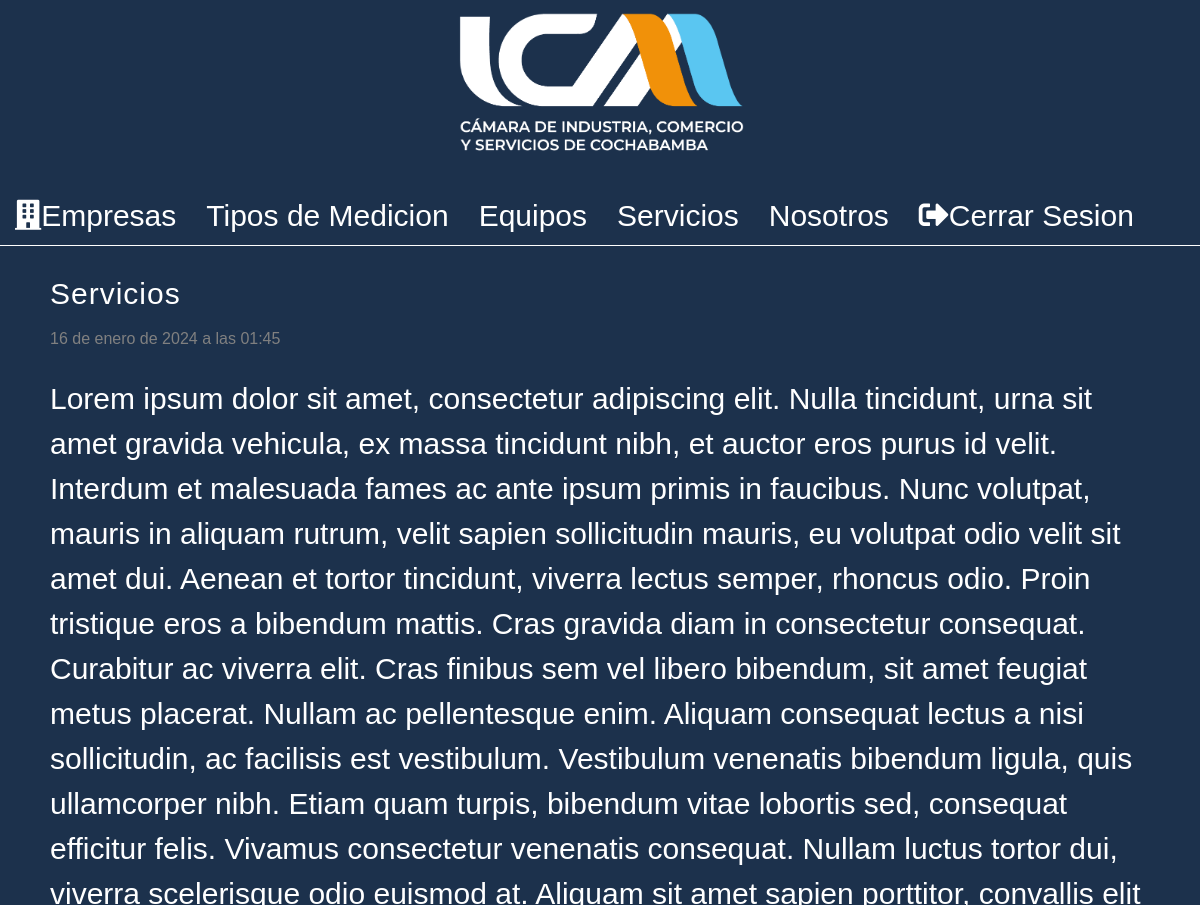
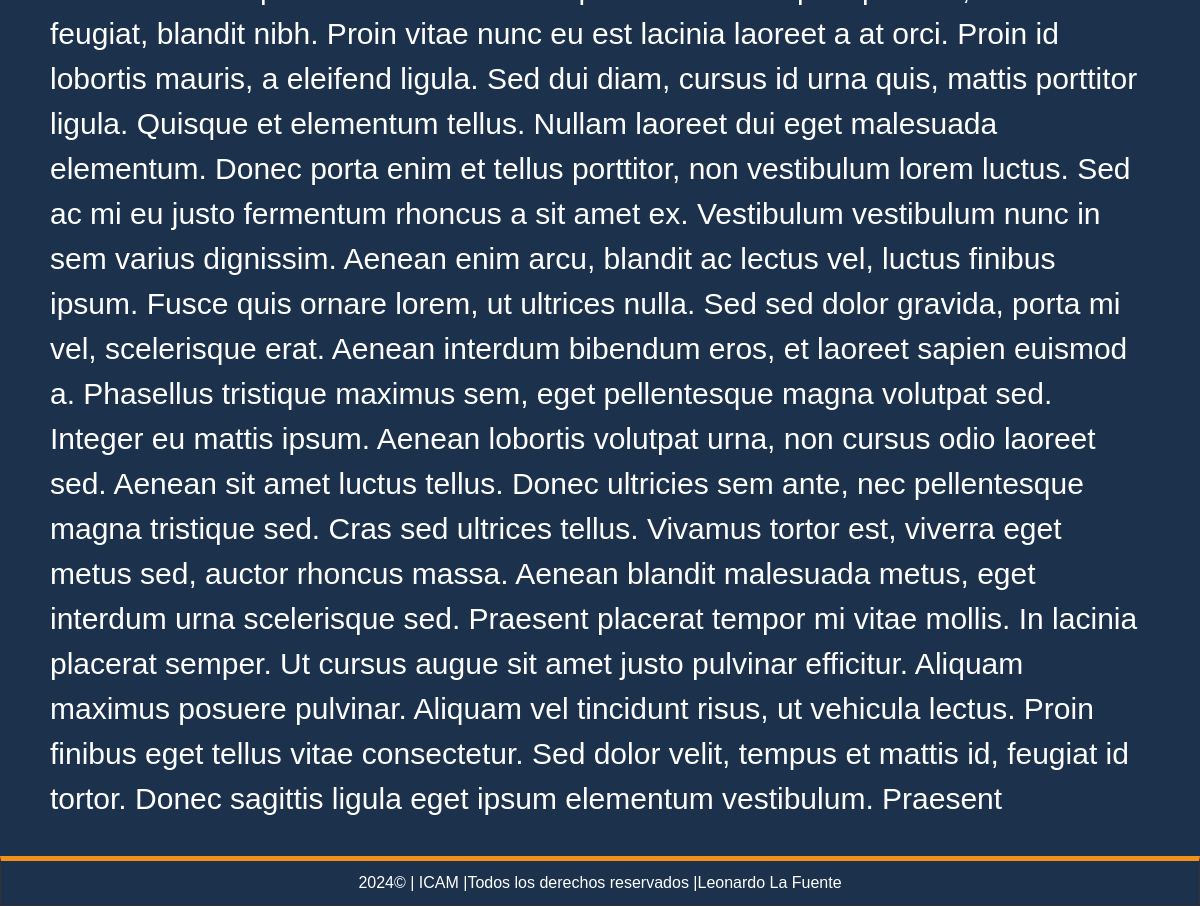
Page /pagina/servisios (signed in) on the committed database (2 pictures, top to bottom).
### pages/models.py (models this page shows, shortened)
class Page(models.Model):
    title=models.CharField(max_length=50,verbose_name="Titulo")
    content=RichTextField(verbose_name="Contenido")
    slug=models.CharField(unique=True,max_length=150,verbose_name="Url")
    order=models.IntegerField(default=0,verbose_name="Orden")
    visible=models.BooleanField(verbose_name="Visible")
    created_at=models.DateTimeField(auto_now_add=True,verbose_name="Creado el")
    update_at=models.DateTimeField(auto_now=True,verbose_name="Actualizado el")
    class Meta:
        verbose_name='Pagina'
        verbose_name_plural="Paginas"

### pages/views.py (the view)
# urls.py: path('pagina/<str:slug>',views.page,name="page"),
@login_required(login_url="login")
def page(request,slug):
    page=Page.objects.get(slug=slug)
    return render(request,'pages/page.html',{
       'page': page
    })

### pages/context_processors.py (called while the page is built)
def get_pages(request):
    pages = Page.objects.filter(visible=True).order_by('order').values_list('id','title','slug')
    return {
        'pages':pages
    }

### record/processor.py (called while the page is built)
def get_areas(request):
    if request.user.is_authenticated and 'selected_company_id' in request.session:
        try:
            company = Company.objects.get(id=request.session['selected_company_id'])
            areas = Area.objects.filter(company=company).values_list('id', 'name')
            return {
                'areas': areas,
                'selected_company_id': request.session['selected_company_id'],  # Agrega esta línea
            }
        except Company.DoesNotExist:
            return {
                'areas': [],
            }
    else:
        return {
            'areas': [],
        }

### pages/templates/pages/page.html (shortened to what this page needs)
{% extends "layouts/layout.html" %}
{%block content%}
<h1 class="title">{{page.title}}</h1>
<span class="date"> {{page.created_at}}</span>
<p class="content">
    {{page.content|safe}}
</p>
{%endblock%}

### mainapp/templates/layouts/layout.html (shortened to what this page needs)
<!DOCTYPE html>
<html lang="es">
<head>
    {%load static%}
    <link rel="stylesheet" href="https://cdnjs.cloudflare.com/ajax/libs/font-awesome/5.15.3/css/all.min.css">
    <link rel="stylesheet" href="https://stackpath.bootstrapcdn.com/bootstrap/4.5.0/css/bootstrap.min.css">
    <link rel="stylesheet" type="text/css" href="{%static 'css/styles.css'%}">
</head>
<body>
    <header>
        <div id="logotipo">
            <img src="{%static 'imagenes/icam.png'%}" />
        </div>
    </header>
    <nav>
        <ul>
            <li>
                <a href="{% url 'index' %}"><i class="fas fa-building"></i>Empresas</a>
            </li>
            {% if user.is_authenticated %}
            {% for page in pages %}
                <li>
                    <a href="{% url 'page' page.2 %}">{{page.1}}</a>
                </li>
            {% endfor %}
            {% endif %}
            {% if user.email %}
                <li>
                    <a href="{% url 'logout' %}"><i class="fas fa-sign-out-alt"></i>Cerrar Sesion</a>
                </li>
            {% endif %}
        </ul>
    </nav>
    <div id="content">
        <div class="box">
            {% block content %}{% endblock %}
        </div>
    </div>
    <footer>
        {%now "Y"%}&copy; | ICAM |Todos los derechos reservados |Leonardo La Fuente
    </footer>
</body>
</html>

### mainapp/static/css/styles.css (style rules this page uses)
* { margin: 0px; padding: 0px; font-family:Verdana, Geneva, Tahoma, sans-serif; text-decoration: none; }
.box p,.box h1, .box h2, .box h3 ,.box ul { margin-top: 10px; margin-bottom: 15px; color: white; font-size: 30px; }
body { background-color: #1c314c; }
header { width: 100%; height: 180px; background-color: #1c314c; margin: auto; }
#logotipo { width: 100%; height: 140px; margin: auto; padding-top: 10px; display: flex; justify-content: center; align-items: center; }
#logotipo img { padding-top: 10px; display: block; width: 300px; }
nav { width: 100%; height: 50px; margin: 0 auto; background-color: #1c314c; font-family: Arial, Helvetica, sans-serif; border-bottom: 1px solid white; text-decoration: none; color: inherit; font-size: 30px; }
nav > ul { list-style: none; text-decoration: none; }
nav > ul > li { line-height: 40px; float: left; }
nav > ul > li > a { display: block; padding-right: 15px; padding-left: 15px; color: white; }
#content { width: 100%; min-height: 920px; margin: 0 auto; }
.box { background: #1c314c; width: 95%; min-height: 930px; padding: 20px; border-radius: 2px; margin: 0 auto; }
.title { color:#1c314c; letter-spacing: 1px; font-size: 30px; margin-bottom: 4px ; margin-top: 5px; }
footer { width: 100%; background-color: #1c314c; border: 1px solid #333; color: white; text-align: center; padding-top: 10px; padding-bottom: 10px; margin: 0 auto; border-top: 5px solid #f2901a; }
.date { display: block; margin-top:15px ; margin-bottom: 25px; color: gray; }
.content { line-height: 30px; }

### rows in the picture
Page: title "Tipos de Medicion"
Page: title "Equipos"
Page: title "Servicios", created_at "16 de enero de 2024 a las 01:45", content "Lorem ipsum dolor sit amet, consectetur adipiscing elit. Nulla tincidunt, urna sit amet gravida vehicula, ex massa tincidunt nibh, et auctor eros purus id velit. Interdum et malesuada fames ac ante ipsum primis in faucibus. Nunc volutpat, mauris in aliquam rutrum, velit sapien sollicitudin mauris, eu volutpat odio velit sit amet dui. Aenean et tortor tincidunt, viverra lectus semper, rhoncus odio. Proin tristique eros a bibendum mattis. Cras gravida diam in consectetur consequat. Curabitur ac viverra elit. Cras finibus sem vel libero bibendum, sit amet feugiat metus placerat. Nullam ac pellentesque enim. Aliquam consequat lectus a nisi sollicitudin, ac facilisis est vestibulum. Vestibulum…"
Page: title "Nosotros"
